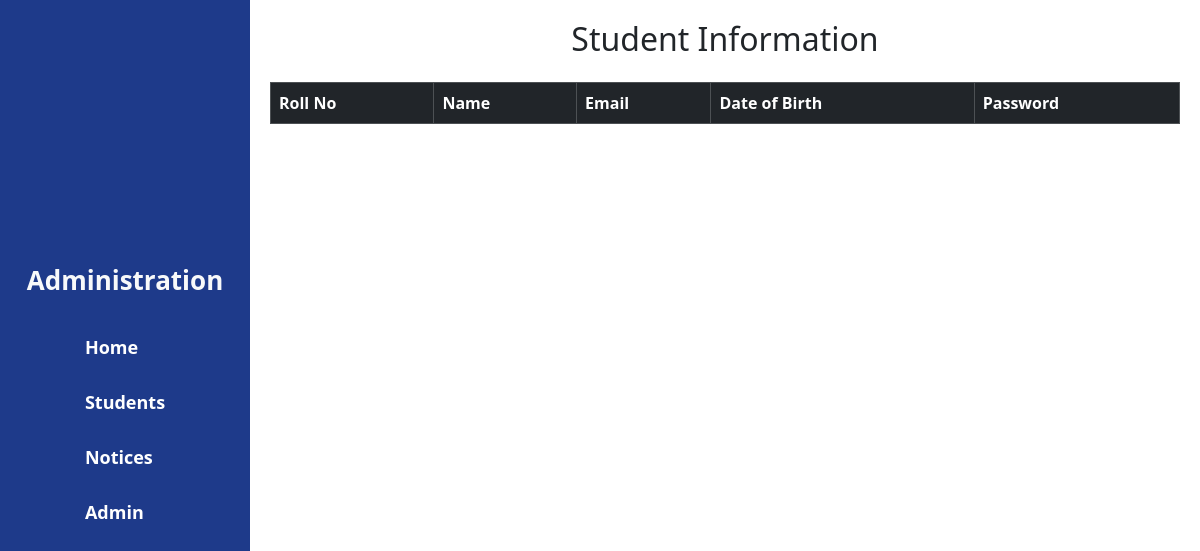
The app's page /student_info/, older data.
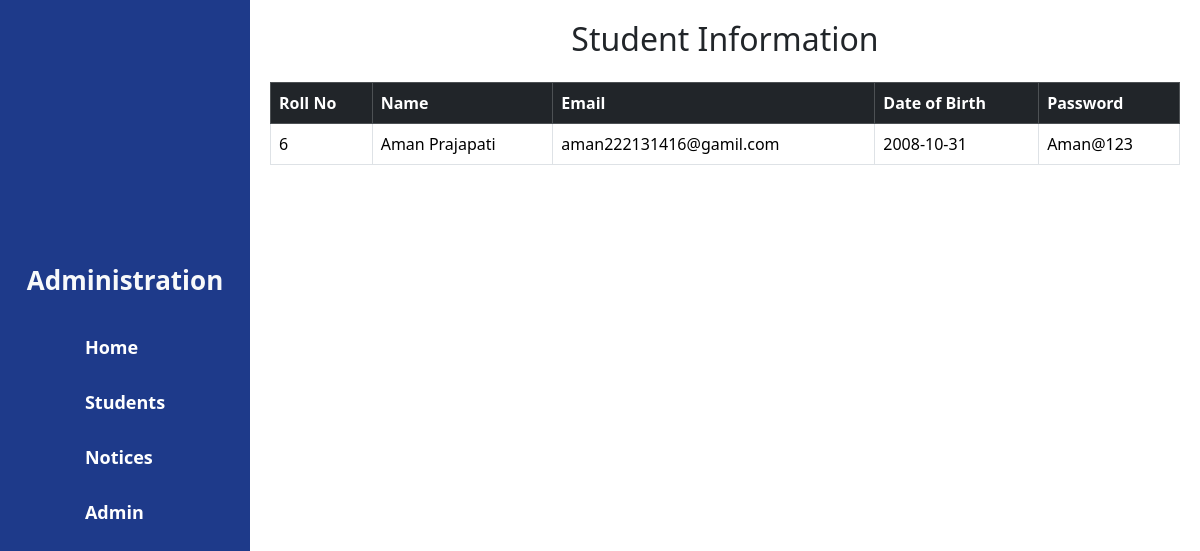
The same page, newer data.
### myapp/models.py (models this page shows, shortened)
class signtbl(models.Model):
    name = models.CharField(max_length=100)
    email_login = models.EmailField()
    dob = models.CharField(max_length=100)
    roll = models.CharField(max_length=100)
    password = models.CharField(max_length=100)

### myapp/views.py (the view)
# urls.py: path('student_info/', views.student_info),
def student_info(request):
    students = signtbl.objects.all()
    return render(request, 'student_info.html', {'students': students})

### templates/student_info.html (shortened to what this page needs)
{% extends "dashboard.html" %}
{% block body %}
<h2 class="text-center">Student Information</h2>
<table class="table table-bordered mt-4">
        <thead class="table-dark">
                <tr>
                        <th scope="col">Roll No</th>
                        <th scope="col">Name</th>
                        <th scope="col">Email</th>
                        <th scope="col">Date of Birth</th>
                        <th scope="col">Password</th>
                </tr>
        </thead>
        <tbody >
                {% for student in students %}
                <tr>
                        <td>{{ student.roll }}</td>
                        <td>{{ student.name }}</td>
                        <td>{{ student.email_login }}</td>
                        <td>{{ student.dob }}</td>
                        <td>{{ student.password }}</td>
                </tr>
        </tbody>
        {% endfor %}
        {% endblock %}

### templates/dashboard.html (shortened to what this page needs)
<!DOCTYPE html>
<html lang="en">
<head>
    <link rel="stylesheet" href="https://cdn.jsdelivr.net/npm/bootstrap@5.3.2/dist/css/bootstrap.min.css">
</head>
<body>
    <div class="nav-bar-i">
        <nav class="navbar navbar-dark navbar-expand-lg inner-nav">
            <div class="container-fluid d-flex flex-lg-column">
                <a class="text-light" id="nav-head" href="#">Administration</a>
                <div class="collapse navbar-collapse show-nav" id="navbarNav">
                    <ul class="navbar-nav flex-column w-100">
                        <li class="nav-item">
                            <a class="nav-link " aria-current="page" href="../admin_home/">Home</a>
                        </li>
                        <li class="nav-item">
                            <a class="nav-link " href="../student_info/">Students</a>
                        </li>
                        <li class="nav-item">
                            <a class="nav-link " href="../admin_notices">Notices</a>
                        </li>
                        <li class="nav-item">
                            <a class="nav-link " href="#">Admin</a>
                        </li>
                    </ul>
                </div>
            </div>
        </nav>
    </div>
    <div class="nav-content">
        {% block body %}
        {% endblock %}
    </div>
</body>
</html>

### templates/dashboard.html (style rules this page uses)
* { margin: 0; padding: 0; box-sizing: border-box; }
body { overflow-x: hidden; }
.nav-bar-i { padding: 0; width: 100%; font-size: 18px; font-weight: 600; }
#nav-head { font-size: 26px; font-weight: bold; text-decoration: none; white-space: nowrap; }
.inner-nav { background-color: #1E3A8A; position: fixed; top: 0; left: 0; z-index: 1000; }
.nav-link { padding: 12px 20px; transition: background-color 0.3s; margin: 2px 0; color: white; }
@media (min-width: 492px) { .inner-nav { height: 100vh; width: 250px; } }
@media (min-width: 492px) { .navbar-collapse { display: flex !important; } }
@media (min-width: 492px) { #navbarNav { margin-top: 20px; } }
@media (min-width: 492px) { .nav-content { margin-left: 250px; padding: 20px; } }

Row changes from the older to the newer data that the page shows:
added signtbl: roll "6", name "Aman Prajapati", email_login "aman222131416@gamil.com", dob "2008-10-31", password "Aman@123"
